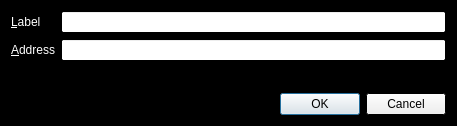
<?xml version="1.0" encoding="UTF-8"?>
<ui version="4.0">
 <class>EditAddressDialog</class>
 <widget class="QDialog" name="EditAddressDialog">
  <property name="geometry">
   <rect>
    <x>0</x>
    <y>0</y>
    <width>457</width>
    <height>126</height>
   </rect>
  </property>
  <property name="palette">
   <palette>
    <active>
     <colorrole role="Base">
      <brush brushstyle="SolidPattern">
       <color alpha="255">
        <red>255</red>
        <green>255</green>
        <blue>255</blue>
       </color>
      </brush>
     </colorrole>
     <colorrole role="Window">
      <brush brushstyle="SolidPattern">
       <color alpha="255">
        <red>0</red>
        <green>0</green>
        <blue>0</blue>
       </color>
      </brush>
     </colorrole>
    </active>
    <inactive>
     <colorrole role="Base">
      <brush brushstyle="SolidPattern">
       <color alpha="255">
        <red>255</red>
        <green>255</green>
        <blue>255</blue>
       </color>
      </brush>
     </colorrole>
     <colorrole role="Window">
      <brush brushstyle="SolidPattern">
       <color alpha="255">
        <red>0</red>
        <green>0</green>
        <blue>0</blue>
       </color>
      </brush>
     </colorrole>
    </inactive>
    <disabled>
     <colorrole role="Base">
      <brush brushstyle="SolidPattern">
       <color alpha="255">
        <red>0</red>
        <green>0</green>
        <blue>0</blue>
       </color>
      </brush>
     </colorrole>
     <colorrole role="Window">
      <brush brushstyle="SolidPattern">
       <color alpha="255">
        <red>0</red>
        <green>0</green>
        <blue>0</blue>
       </color>
      </brush>
     </colorrole>
    </disabled>
   </palette>
  </property>
  <property name="windowTitle">
   <string>Edit Address</string>
  </property>
  <layout class="QVBoxLayout" name="verticalLayout">
   <item>
    <layout class="QFormLayout" name="formLayout">
     <property name="fieldGrowthPolicy">
      <enum>QFormLayout::AllNonFixedFieldsGrow</enum>
     </property>
     <item row="0" column="0">
      <widget class="QLabel" name="label">
       <property name="palette">
        <palette>
         <active>
          <colorrole role="WindowText">
           <brush brushstyle="SolidPattern">
            <color alpha="255">
             <red>255</red>
             <green>255</green>
             <blue>255</blue>
            </color>
           </brush>
          </colorrole>
         </active>
         <inactive>
          <colorrole role="WindowText">
           <brush brushstyle="SolidPattern">
            <color alpha="255">
             <red>255</red>
             <green>255</green>
             <blue>255</blue>
            </color>
           </brush>
          </colorrole>
         </inactive>
         <disabled>
          <colorrole role="WindowText">
           <brush brushstyle="SolidPattern">
            <color alpha="255">
             <red>120</red>
             <green>120</green>
             <blue>120</blue>
            </color>
           </brush>
          </colorrole>
         </disabled>
        </palette>
       </property>
       <property name="text">
        <string>&amp;Label</string>
       </property>
       <property name="buddy">
        <cstring>labelEdit</cstring>
       </property>
      </widget>
     </item>
     <item row="0" column="1">
      <widget class="QLineEdit" name="labelEdit">
       <property name="toolTip">
        <string>The label associated with this address book entry</string>
       </property>
      </widget>
     </item>
     <item row="1" column="0">
      <widget class="QLabel" name="label_2">
       <property name="palette">
        <palette>
         <active>
          <colorrole role="WindowText">
           <brush brushstyle="SolidPattern">
            <color alpha="255">
             <red>255</red>
             <green>255</green>
             <blue>255</blue>
            </color>
           </brush>
          </colorrole>
         </active>
         <inactive>
          <colorrole role="WindowText">
           <brush brushstyle="SolidPattern">
            <color alpha="255">
             <red>255</red>
             <green>255</green>
             <blue>255</blue>
            </color>
           </brush>
          </colorrole>
         </inactive>
         <disabled>
          <colorrole role="WindowText">
           <brush brushstyle="SolidPattern">
            <color alpha="255">
             <red>120</red>
             <green>120</green>
             <blue>120</blue>
            </color>
           </brush>
          </colorrole>
         </disabled>
        </palette>
       </property>
       <property name="text">
        <string>&amp;Address</string>
       </property>
       <property name="buddy">
        <cstring>addressEdit</cstring>
       </property>
      </widget>
     </item>
     <item row="1" column="1">
      <widget class="QLineEdit" name="addressEdit">
       <property name="toolTip">
        <string>The address associated with this address book entry. This can only be modified for sending addresses.</string>
       </property>
      </widget>
     </item>
    </layout>
   </item>
   <item>
    <widget class="QDialogButtonBox" name="buttonBox">
     <property name="orientation">
      <enum>Qt::Horizontal</enum>
     </property>
     <property name="standardButtons">
      <set>QDialogButtonBox::Cancel|QDialogButtonBox::Ok</set>
     </property>
    </widget>
   </item>
  </layout>
 </widget>
 <resources/>
 <connections>
  <connection>
   <sender>buttonBox</sender>
   <signal>accepted()</signal>
   <receiver>EditAddressDialog</receiver>
   <slot>accept()</slot>
   <hints>
    <hint type="sourcelabel">
     <x>248</x>
     <y>254</y>
    </hint>
    <hint type="destinationlabel">
     <x>157</x>
     <y>274</y>
    </hint>
   </hints>
  </connection>
  <connection>
   <sender>buttonBox</sender>
   <signal>rejected()</signal>
   <receiver>EditAddressDialog</receiver>
   <slot>reject()</slot>
   <hints>
    <hint type="sourcelabel">
     <x>316</x>
     <y>260</y>
    </hint>
    <hint type="destinationlabel">
     <x>286</x>
     <y>274</y>
    </hint>
   </hints>
  </connection>
 </connections>
</ui>
